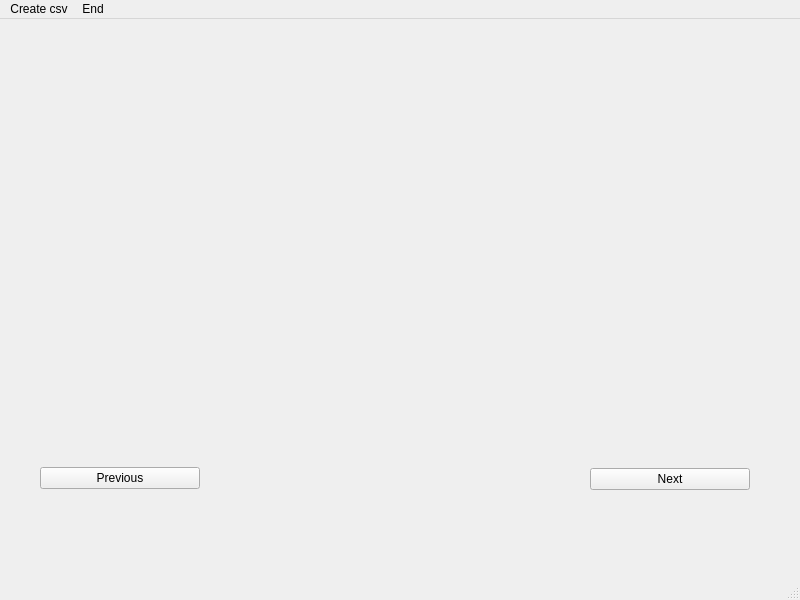
<?xml version="1.0" encoding="UTF-8"?>
<ui version="4.0">
 <class>MainWindow</class>
 <widget class="QMainWindow" name="MainWindow">
  <property name="geometry">
   <rect>
    <x>0</x>
    <y>0</y>
    <width>800</width>
    <height>600</height>
   </rect>
  </property>
  <property name="windowTitle">
   <string>MainWindow</string>
  </property>
  <widget class="QWidget" name="centralwidget">
   <widget class="QWidget" name="verticalLayoutWidget">
    <property name="geometry">
     <rect>
      <x>40</x>
      <y>419</y>
      <width>160</width>
      <height>81</height>
     </rect>
    </property>
    <layout class="QVBoxLayout" name="verticalLayout">
     <item>
      <widget class="QPushButton" name="pushButtonPrevious">
       <property name="text">
        <string>Previous</string>
       </property>
      </widget>
     </item>
    </layout>
   </widget>
   <widget class="QWidget" name="verticalLayoutWidget_2">
    <property name="geometry">
     <rect>
      <x>590</x>
      <y>420</y>
      <width>160</width>
      <height>80</height>
     </rect>
    </property>
    <layout class="QVBoxLayout" name="verticalLayout_2">
     <item>
      <widget class="QPushButton" name="pushButtonNext">
       <property name="text">
        <string>Next</string>
       </property>
      </widget>
     </item>
    </layout>
   </widget>
   <widget class="QWidget" name="verticalLayoutWidget_3">
    <property name="geometry">
     <rect>
      <x>110</x>
      <y>59</y>
      <width>581</width>
      <height>321</height>
     </rect>
    </property>
    <layout class="QVBoxLayout" name="verticalLayout_3">
     <item>
      <widget class="QLabel" name="Image">
       <property name="text">
        <string/>
       </property>
       <property name="pixmap">
        <pixmap>../dataset/cat/0001.jpg</pixmap>
       </property>
      </widget>
     </item>
    </layout>
   </widget>
  </widget>
  <widget class="QMenuBar" name="menubar">
   <property name="geometry">
    <rect>
     <x>0</x>
     <y>0</y>
     <width>800</width>
     <height>21</height>
    </rect>
   </property>
   <widget class="QMenu" name="menuCreate_csv">
    <property name="title">
     <string>Create csv</string>
    </property>
    <addaction name="actiondataset"/>
    <addaction name="actionchange_dataset"/>
    <addaction name="actionrandom_dataset"/>
   </widget>
   <widget class="QMenu" name="menuEnd">
    <property name="title">
     <string>End</string>
    </property>
   </widget>
   <addaction name="menuCreate_csv"/>
   <addaction name="menuEnd"/>
  </widget>
  <widget class="QStatusBar" name="statusbar"/>
  <action name="actiondataset">
   <property name="text">
    <string>dataset</string>
   </property>
  </action>
  <action name="actionchange_dataset">
   <property name="text">
    <string>change dataset</string>
   </property>
  </action>
  <action name="actionrandom_dataset">
   <property name="text">
    <string>random dataset</string>
   </property>
  </action>
 </widget>
 <resources/>
 <connections/>
</ui>
